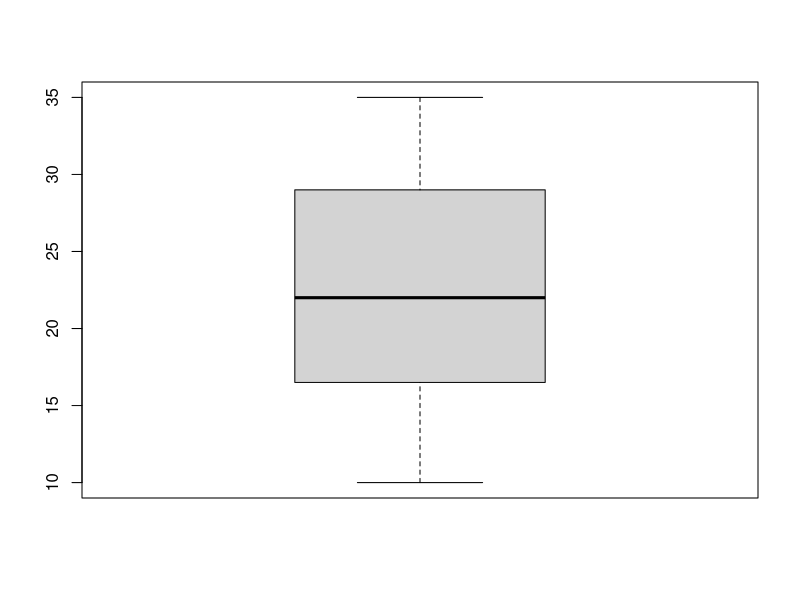
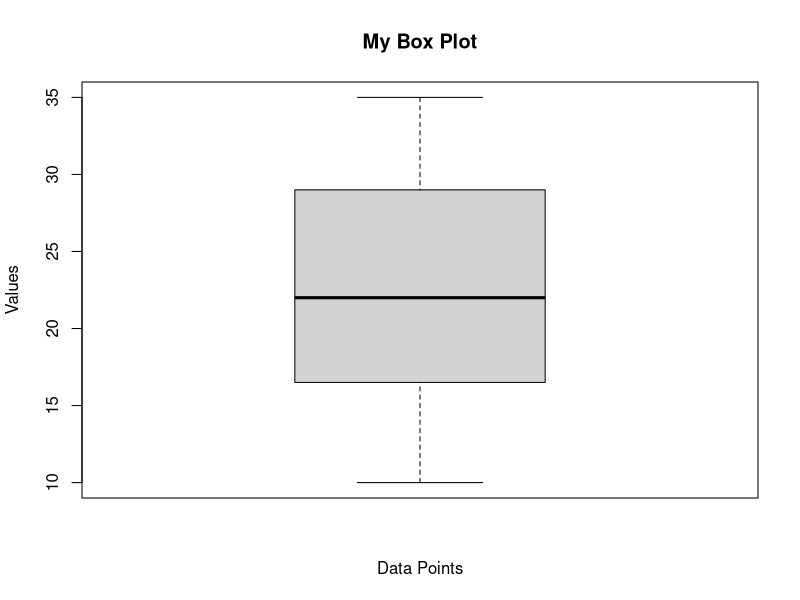
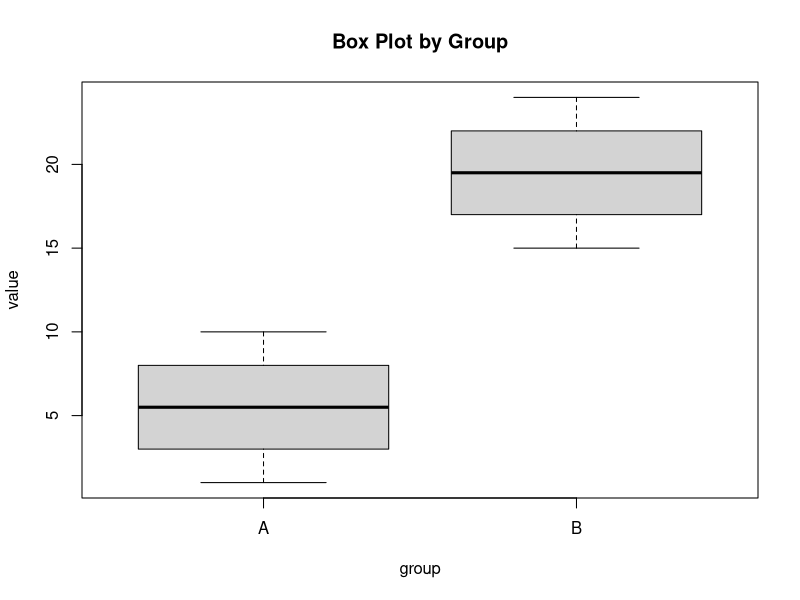
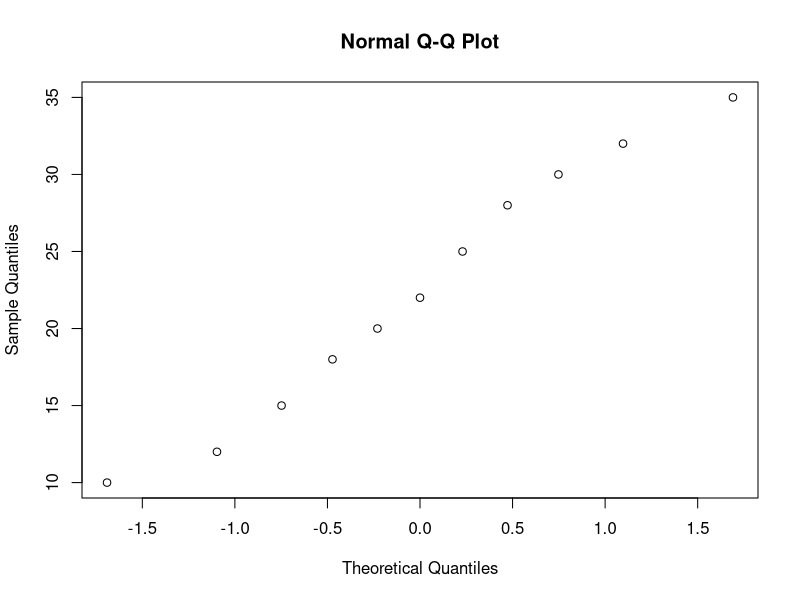
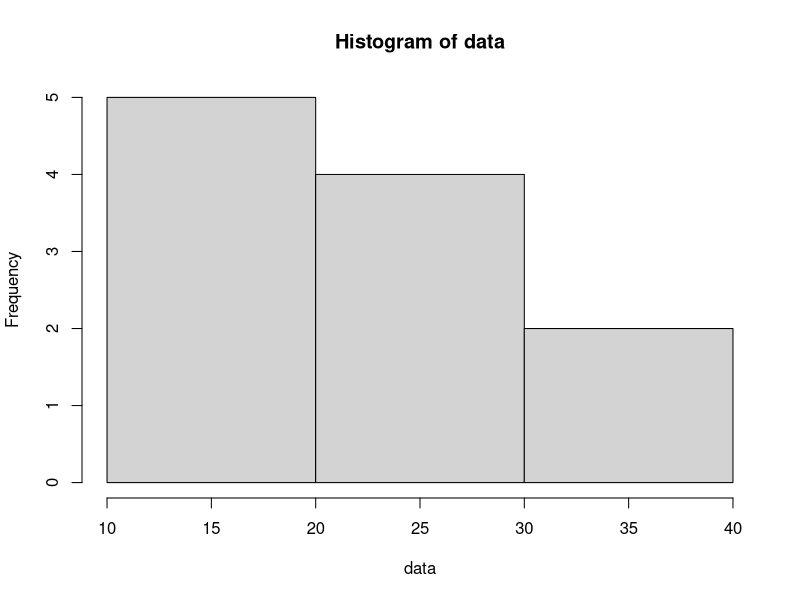
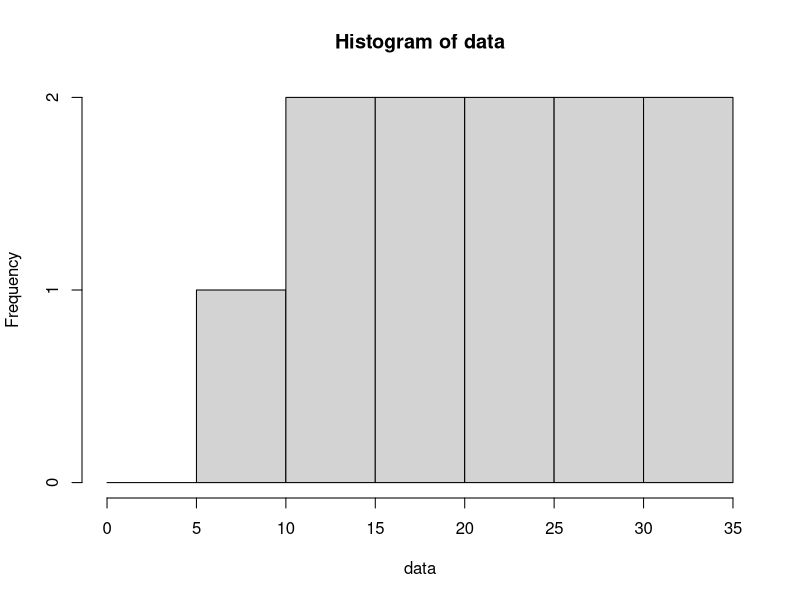
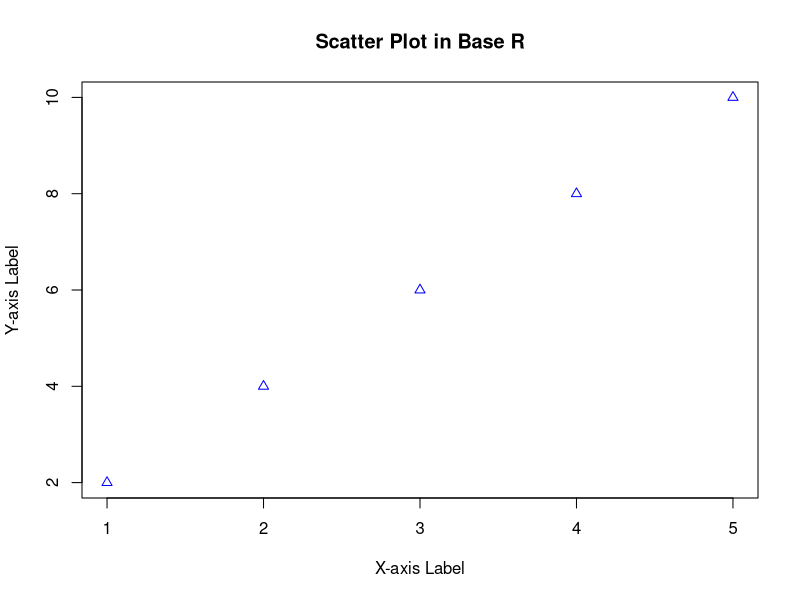

Recreate these plots in R, in order.
## ---- chunk 1
# Define two vectors
a <- c(10, 20, 30, 40)
b <- c(2, 4, 6, 8)

# Summation
sum_vec <- a + b
print(paste("Summation: ", toString(sum_vec)))

# Subtraction
sub_vec <- a - b
print(paste("Subtraction: ", sub_vec))
cat("sub",sub_vec)

# Multiplication
mul_vec <- a * b
print(paste("Multiplication: ", toString(mul_vec)))

# Division
div_vec <- a / b
print(paste("Division: ", toString(div_vec)))

## ---- chunk 2
# Create two matrices
matrix1 <- matrix(c(1, 2, 3, 4, 5, 6), nrow = 2, ncol = 3, byrow = TRUE)
matrix2 <- matrix(c(7, 8, 9, 10, 11, 12), nrow = 3, ncol = 2, byrow = TRUE)

# Display the matrices
cat("Matrix 1:\n")
print(matrix1)

cat("\nMatrix 2:\n")
print(matrix2)

# Perform matrix multiplication
result <- matrix1 %*% matrix2

# Display the result
cat("\nResult of Matrix Multiplication:\n")
print(result)

## ---- chunk 3
A <- matrix(c(1,2,3,4,5,6), nrow=2, byrow=TRUE)
x <- c(1,2,3)
print(A)
print(x)
y <- A %*% x
print(y)

## ---- chunk 4
A <- matrix(c(1,2,3,4), nrow=2, byrow=TRUE)
x <- c(10,20)

result <- A * x   # vector recycled across rows
print(result)

## ---- chunk 5
# Create some sample data
data <- c(10, 12, 15, 18, 20, 22, 25, 28, 30, 32, 35)

# Create a simple box plot
boxplot(data)

# Create a box plot with a title and axis labels
boxplot(data, main = "My Box Plot", xlab = "Data Points", ylab = "Values")

# Create box plots for different groups using a formula
# Example: comparing 'value' based on 'group'
 data_frame <- data.frame(value = c(1:10, 15:24), group = rep(c("A", "B"), each = 10))
 boxplot(value ~ group, data = data_frame, main = "Box Plot by Group")
## ---- chunk 6
#data <- rnorm(100)
qqnorm(data)

## ---- chunk 7
hist(data,breaks=3)
hist(data, breaks=c(0,5,10,15,20,25,30,35))
## ---- chunk 8
# Sample data
x <- c(1, 2, 3, 4, 5)
y <- c(2, 4, 6, 8, 10)

# Create a scatter plot
plot(x, y, 
     main = "Scatter Plot in Base R",  # Title of the plot
     xlab = "X-axis Label",            # Label for the X-axis
     ylab = "Y-axis Label",            # Label for the Y-axis
     col = "blue",                     # Color of the points
     pch = 2)                          # Shape of the points

## ---- chunk 9
mixed<-c(1,'a')
mixed
## ---- chunk 10
remain<-c(11,12,11,13)
 remain
 
 suits<-c("Spades", "hearts", "diamonds", "clubs")
names(remain) <-suits
remain

## ---- chunk 11
remain1<-c(Spades=11,hearts=12,diamonds=11,clubs=13)
remain1

## ---- chunk 12
remain[1]

remain['Spades']

## ---- chunk 13
remain2<-remain[c(1,4)]
remain2

## ---- chunk 14
remain[c("clubs", "spades")]







## ---- chunk 15
remain[c(FALSE,TRUE,FALSE,TRUE)]

## ---- chunk 16
remain[-1]

## ---- chunk 17
sel_vec<-remain==11
print(sel_vec)
remain[sel_vec]



## ---- chunk 18
remain[c(TRUE,FALSE)]
## ---- chunk 19
m=matrix(1:6,nrow=2)
m
## ---- chunk 20

m[,3]

m[1,]

m[1,1]


## ---- chunk 21
m
m[2,c(2,3)]

## ---- chunk 22
a <- c(10, 20, 30, 40,50)
summary(a)
